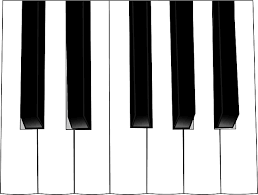
#> input picture IACV/Piano-Keyboard-Analysis-main/data/octave/octava.png, 258 x 195 px, found by its file name
$ python keys_extraction.py   (older library calls are emulated)
#> lines starting #> are read from the running program, lines starting #| are printed output that depends on the picture; after the words box and inside, x2 and y2 are one past the last pixel; in counts of white or black regions, pixels touching at a corner belong together; pictures that were not available may be replaced by others from this repository, and a replacement may not be noted
from copy import deepcopy

import cv2
import skimage.io
import numpy as np
import os
from matplotlib import image, pyplot as plt
import skimage.io
import json
import math
import inspect
from skimage.feature import match_template
from sklearn.cluster import DBSCAN

from logger import logger

import os
import cv2
import numpy as np

def _save_step(name, img):
    os.makedirs("outputs/key_steps", exist_ok=True)
    if img is None:
        return

    # uint8 safety
    if img.dtype != np.uint8:
        img = np.clip(img, 0, 255).astype(np.uint8)

    # grayscale
    if len(img.shape) == 2:
        cv2.imwrite(f"outputs/key_steps/{name}.png", img)
        return

    # RGB/RGBA -> BGR for OpenCV saving
    if img.shape[2] == 4:
        out = cv2.cvtColor(img, cv2.COLOR_RGBA2BGR)
    else:
        out = cv2.cvtColor(img, cv2.COLOR_RGB2BGR)

    cv2.imwrite(f"outputs/key_steps/{name}.png", out)

import json
import os

# [10 lines left out: function _save_roi_json, not called in this run]


class Key:
    def __init__(self, key_img, y_ul, x_ul, y_dr, x_dr, name):
        self.y_ul = y_ul
        self.x_ul = x_ul
        self.y_dr = y_dr
        self.x_dr = x_dr

        self.key_img = key_img
        self.name = name

    # [6 lines left out: function coords, not called in this run]

    def image(self):
        return self.key_img

    def __str__(self):
        return self.name


class WhiteKey(Key):
    def __init__(self, key_img, y_ul, x_ul, y_dr, x_dr, name):
        super().__init__(key_img, y_ul, x_ul, y_dr, x_dr, name)
        if self.name[0] in "CDFGA":
            self.black_is_next = True
        else:
            self.black_is_next = False


class BlackKey(Key):
    def __init__(self, key_img, y_ul, x_ul, y_dr, x_dr, name):
        super().__init__(key_img, y_ul, x_ul, y_dr, x_dr, name)


def _key_to_dict(k: Key):
    y1, x1, y2, x2 = k.coords()
    return {"y_ul": int(y1), "x_ul": int(x1), "y_dr": int(y2), "x_dr": int(x2), "name": str(k.name)}

# [19 lines left out: functions _save_keys_json, _load_keys_json, not called in this run]


key_names = {
    0: "C",
    1: "D",
    2: "E",
    3: "F",
    4: "G",
    5: "A",
    6: "B",
}


class KeysExtractorThroughLines:
    def __init__(self):
        self.logger = logger

        ref_piano_path = os.path.join("data", "octave", "octava.png")
        ref_piano = skimage.io.imread(ref_piano_path)
        self.ref_piano = cv2.cvtColor(ref_piano, cv2.COLOR_RGB2GRAY)
        self.logger.info("Keys Extractor created")
        self.debug = True
        self.cache_white_json = "data/octave/octava_w.json"
        self.cache_black_json = "data/octave/octava_b.json"
        self.cache_enabled = True


    def rotate_image(self, image, angle):
        image_center = tuple(np.array(image.shape[1::-1]) / 2)
        rot_mat = cv2.getRotationMatrix2D(image_center, angle, 1.0)
        result = cv2.warpAffine(image, rot_mat, image.shape[1::-1], flags=cv2.INTER_LINEAR)
        return result

    def _find_piano_contour(self, image):
        image_gray = cv2.cvtColor(image, cv2.COLOR_RGB2GRAY)
        mask = cv2.adaptiveThreshold(image_gray, 255,
                                     cv2.ADAPTIVE_THRESH_MEAN_C, cv2.THRESH_BINARY_INV, 21, 10)

        contours, hierarchy = cv2.findContours(mask,
                                               cv2.RETR_CCOMP, cv2.CHAIN_APPROX_SIMPLE)

        # find the biggest countour (c) by the area
        c = max(contours, key=cv2.contourArea)

        return image_gray, c

    def _draw_contour(self, image, c):
        x, y, w, h = cv2.boundingRect(c)

        # draw the biggest contour (c) in green
        cv2.rectangle(image, (x, y), (x + w, y + h), (0, 255, 0), 2)
        return x, y, w, h

    def _create_piano_masked(self, image, c):
        mask = np.zeros_like(image)
        x, y, w, h = cv2.boundingRect(c)

        # draw the biggest contour (c) in green
        mask = cv2.rectangle(mask, (x, y), (x + w, y + h), 255, -1)
        image[mask == 0] = 0

        return image

    def _find_contour_angle(self, image, c):
        center, hw, angle = cv2.minAreaRect(c)
        h, w = hw

        if w > h:
            angle = 90 + angle

        self.logger.debug(f"Found h of contour is {np.round(h, 2)} px, width is {np.round(w, 2)} px")
        self.logger.debug(f"Found angle of contour is {np.round(angle, 2)} degrees")

        return angle
        # box = cv2.boxPoints(rect)

    # [86 lines left out: functions _find_kp, build_homography, _calculate_similarity, _make_white_key_obj, not called in this run]


    def _build_white_keys_from_boundaries(self, roi_gray, x_off, y_off, yk0, yk1, boundaries, n_white=52):
        h, w = roi_gray.shape
        y1 = max(0, int(yk0))
        y2 = min(h - 1, int(yk1))

        b = np.clip(np.asarray(boundaries, dtype=np.int32), 0, w - 1)
        b = np.unique(np.sort(b))

        if len(b) >= 2:
            diffs = np.diff(b).astype(np.float32)
            diffs = diffs[(diffs > 4) & (diffs < 200)]
            if len(diffs) > 0:
                step = float(np.median(diffs))
            else:
                step = w / float(n_white)
        else:
            step = w / float(n_white)

        out = []
        if len(b) > 0 and b[0] > 0.6 * step:
            out.append(0)
        elif len(b) > 0:
            out.append(int(b[0]))
        else:
            out.append(0)

        cur = out[0]
        for _ in range(n_white):
            target = cur + step
            cand = b[(b > cur + 0.3 * step) & (b < cur + 1.7 * step)]
            if len(cand) > 0:
                nxt = int(cand[np.argmin(np.abs(cand - target))])
            else:
                nxt = int(round(target))
            out.append(nxt)
            cur = nxt

        b = np.clip(np.array(out, dtype=np.int32), 0, w - 1)
        for i in range(1, len(b)):
            if b[i] <= b[i - 1]:
                b[i] = min(w - 1, b[i - 1] + 1)

        white_keys = {}
        for i in range(len(b) - 1):
            x1, x2 = int(b[i]), int(b[i + 1])
            if x2 <= x1 + 2:
                continue
            name = f"W_{i}"
            white_keys[name] = WhiteKey(
                roi_gray[y1:y2, x1:x2],
                int(y_off + y1), int(x_off + x1),
                int(y_off + y2), int(x_off + x2),
                name
            )

        return white_keys


    # [156 lines left out: function _find_white_keys_coords, not called in this run]

    def _keyboard_band_from_vertical_edges(self, roi_gray):
        gx = cv2.Sobel(roi_gray, cv2.CV_32F, 1, 0, ksize=3)
        gx = np.abs(gx)

        row_energy = gx.mean(axis=1)
        row_energy = cv2.GaussianBlur(row_energy.reshape(-1, 1), (1, 31), 0).ravel()

        thr = 0.35 * row_energy.max()
        idx = np.where(row_energy > thr)[0]
        if len(idx) < 10:
            h = roi_gray.shape[0]
            return int(0.25 * h), int(0.80 * h)

        starts = [idx[0]]
        ends = []
        for i in range(1, len(idx)):
            if idx[i] != idx[i - 1] + 1:
                ends.append(idx[i - 1])
                starts.append(idx[i])
        ends.append(idx[-1])

        lengths = [e - s for s, e in zip(starts, ends)]
        k = int(np.argmax(lengths))
        y0, y1 = int(starts[k]), int(ends[k])

        pad = int(0.05 * (y1 - y0 + 1))
        y0 = max(0, y0 - pad)
        y1 = min(roi_gray.shape[0] - 1, y1 + pad)
        return y0, y1

    # [168 lines left out: functions _split_wide_blob, _local_percentile_bw, _tighten_black_bbox, _find_black_keys_by_contours, not called in this run]

    def _find_white_keys_w(self, image, yk0, yk1, n_white=52):
        """
        image: grayscale ROI (uint8)
        returns: boundaries (x positions), length n_white+1
        Robust: grid-first (w/52), peaks only for snapping.
        """

        # 1) smooth + boost contrast
        gray = cv2.GaussianBlur(image, (5, 5), 0)
        clahe = cv2.createCLAHE(clipLimit=2.0, tileGridSize=(8, 8))
        gray = clahe.apply(gray)

        # 2) vertical edges only (Sobel x)
        gx = cv2.Sobel(gray, cv2.CV_32F, 1, 0, ksize=3)
        gx = np.abs(gx)

        # 3) use only the key area (lower part of the keyboard band)
        h, w = gx.shape
        band_h = (yk1 - yk0 + 1)

        y1 = yk0 + int(0.65 * band_h)
        y2 = yk0 + int(0.98 * band_h)
        y1 = max(0, min(h - 1, y1))
        y2 = max(0, min(h, y2))
        gx_roi = gx[y1:y2, :]

        # 4) vertical projection
        proj = gx_roi.sum(axis=0)
        proj = proj / (proj.max() + 1e-9)
        proj = cv2.GaussianBlur(proj.reshape(1, -1), (1, 31), 0).ravel()

        # ---- expected grid step ----
        step0 = w / float(n_white)
        min_dist = int(max(3, 0.5 * step0))
        snap_r = 0.35 * step0

        # 5) collect peak candidates (simple local maxima)
        thr = 0.20 * proj.max()
        cand = []
        for x in range(2, w - 2):
            if proj[x] > thr and proj[x] >= proj[x - 1] and proj[x] >= proj[x + 1]:
                cand.append(x)
        cand = np.array(cand, dtype=np.int32)

        # 6) non-maximum suppression so peaks aren't too dense
        if cand.size > 0:
            order = cand[np.argsort(proj[cand])[::-1]]
            kept = []
            for x in order:
                if all(abs(x - k) >= min_dist for k in kept):
                    kept.append(int(x))
            kept = np.array(sorted(kept), dtype=np.int32)
        else:
            kept = np.array([], dtype=np.int32)

        # 7) choose best phase offset for the grid (maximize proj on boundaries)
        offsets = np.linspace(0.0, max(1.0, step0 - 1.0), 25)
        best_off, best_score = 0.0, -1.0
        for off in offsets:
            xs = off + np.arange(0, n_white + 1) * step0
            xi = np.clip(xs.astype(np.int32), 0, w - 1)
            score = float(proj[xi].sum())
            if score > best_score:
                best_score, best_off = score, off

        grid = best_off + np.arange(0, n_white + 1) * step0

        # 8) snap each grid boundary to nearest strong peak (if any)
        out = []
        for g in grid:
            if kept.size > 0:
                near = kept[np.abs(kept - g) <= snap_r]
            else:
                near = np.array([], dtype=np.int32)

            if near.size > 0:
                x = int(near[np.argmax(proj[near])])
            else:
                x = int(round(g))
            out.append(x)

        out = np.array(out, dtype=np.int32)
        out[0] = 0
        out[-1] = w - 1
        out = np.clip(out, 0, w - 1)

        # enforce strictly increasing
        for i in range(1, len(out)):
            if out[i] <= out[i - 1]:
                out[i] = min(w - 1, out[i - 1] + 1)

        return out


    def _find_orientation(self, image, y, h):
        mask = cv2.adaptiveThreshold(image, 255,
                                     cv2.ADAPTIVE_THRESH_MEAN_C, cv2.THRESH_BINARY, 21, 10)
        _save_step("04_white_width_mask", mask)

        rows_max = np.mean(mask, axis=1)
        rows_piano = rows_max[y:y + h]
        first_part_mean = np.mean(rows_piano[:len(rows_piano) // 2])
        second_part_mean = np.mean(rows_piano[len(rows_piano) // 2:])

        if second_part_mean < first_part_mean:
            return False

        return True

    def __call__(self, image: np.ndarray):
        """
        this method will return coordinates of white
        and black keys in the current image
        (the image should be without hands!) """

        if self.debug:
            # simulate rotated image
            image = self.rotate_image(image, 0)

        to_draw_img = deepcopy(image)
        _save_step("01_full_input", image)

        # find the initial piano contour
        image_gray, c = self._find_piano_contour(image)

        # define the rotation angle of the contour
        angle = self._find_contour_angle(image_gray, c)

        # rotate image on this angle
        image = self.rotate_image(image, angle)

        to_draw_img = self.rotate_image(to_draw_img, angle)

        # find the new (angle is 0) piano contour
        image_gray, c = self._find_piano_contour(image)

        # draw piano contour on image
        x, y, w, h = self._draw_contour(image, c)
        _save_step("02_roi_box", image)

        # delete irrelevant info from image
        masked_piano = self._create_piano_masked(image_gray, c)
        _save_step("03_masked_piano", masked_piano)

        # if the piano is upside-down, it should be rotated by 180 degrees
        is_correct_orientation = self._find_orientation(masked_piano, y, h)

        if not is_correct_orientation:
            masked_piano = self.rotate_image(masked_piano, 180)
            to_draw_img = self.rotate_image(to_draw_img, 180)
            angle += 180

        # build a tight ROI from masked_piano to kill black padding
        ys, xs = np.where(masked_piano > 5)
        if len(ys) == 0 or len(xs) == 0:
            raise ValueError("No non-zero pixels found in masked piano ROI.")

        y0, y1 = ys.min(), ys.max()
        x0, x1 = xs.min(), xs.max()

        roi_gray = masked_piano[y0:y1 + 1, x0:x1 + 1]
        roi_rgb = to_draw_img[y0:y1 + 1, x0:x1 + 1]
        _save_step("03b_tight_roi", roi_rgb)

        yk0, yk1 = self._keyboard_band_from_vertical_edges(roi_gray)

        dbg = cv2.cvtColor(roi_gray, cv2.COLOR_GRAY2RGB)
        cv2.rectangle(dbg, (0, yk0), (roi_gray.shape[1] - 1, yk1), (0, 255, 0), 2)
        _save_step("03c_keyboard_band", dbg)

        boundaries = self._find_white_keys_w(roi_gray, yk0, yk1)

        white_keys_coords = self._build_white_keys_from_boundaries(
            roi_gray, x0, y0, yk0, yk1, boundaries, n_white=52
        )

        # masked_piano is grayscale ROI with background removed
        # to_draw_img is rotated full image used for overlays

        if self.cache_enabled and os.path.exists(self.cache_white_json) and os.path.exists(self.cache_black_json):
            # Cached mode: JSON is loaded and drawn on full image
            white_keys_coords = _load_keys_json(self.cache_white_json, WhiteKey, masked_piano)
            black_keys_coords = _load_keys_json(self.cache_black_json, BlackKey, masked_piano)
            angle_out = angle
        else:
            # Normal mode: detection is performed
            masked_piano, white_key_w = self._find_white_keys_w(masked_piano)
            white_key_h = int(0.95 * h)

            white_keys_coords = self._build_white_keys_grid(x, y, w, h, white_key_w, white_key_h, masked_piano)
            black_key_w = self._find_black_keys_w(masked_piano, x, y, w, h, white_key_h, white_keys_coords)
            black_keys_coords = self._find_black_keys_coords(masked_piano, black_key_w, white_keys_coords)

            # Save JSON outputs from detector
            _save_keys_json(white_keys_coords, self.cache_white_json)
            _save_keys_json(black_keys_coords, self.cache_black_json)
            angle_out = angle

        # ---- overlays (always produced) ----
        white_vis = deepcopy(to_draw_img)
        if len(white_vis.shape) == 2:
            white_vis = cv2.cvtColor(white_vis, cv2.COLOR_GRAY2RGB)
        for k in white_keys_coords.values():
            y1, x1, y2, x2 = k.coords()
            cv2.rectangle(white_vis, (x1, y1), (x2, y2), (0, 255, 0), 2)
        _save_step("05_white_keys_only", white_vis)


        # find h and w of black keys
        black_key_w = self._find_black_keys_w(masked_piano, x, y, w, h, white_key_h, white_keys_coords)
        black_keys_coords = self._find_black_keys_coords(masked_piano, black_key_w, white_keys_coords)

        # black-only overlay
        black_vis = deepcopy(to_draw_img)
        if len(black_vis.shape) == 2:
            black_vis = cv2.cvtColor(black_vis, cv2.COLOR_GRAY2RGB)
        for k in black_keys_coords.values():
            y1, x1, y2, x2 = k.coords()
            cv2.rectangle(black_vis, (x1, y1), (x2, y2), (0, 0, 255), 2)
        _save_step("06_black_keys_only", black_vis)

        final_vis = deepcopy(white_vis)
        for k in black_keys_coords.values():
            y1, x1, y2, x2 = k.coords()
            cv2.rectangle(final_vis, (x1, y1), (x2, y2), (0, 0, 255), 2)
        _save_step("07_final_white_black", final_vis)

        x, y, w, h = self._draw_contour(image, c)
        _save_roi_json(x, y, w, h)


        return white_keys_coords, black_keys_coords, angle_out


def main():
    """
    test KeysExtractorThroughLines and other extractors here
    :return:
    """
    keys_extractor = KeysExtractorThroughLines()
#> in __init__, ref_piano is the input picture: shape (195, 258, 3); mean R, G, B 175.9, 175.9, 175.9
    img_path = os.path.join("data", "frames", "piano_video_1", "cleaned", "cleaned_frame_2.png")
    image = skimage.io.imread(img_path)
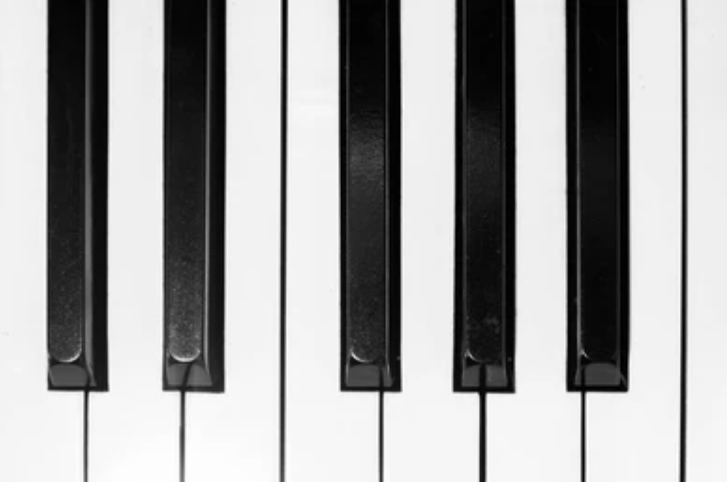
#> input picture IACV/Piano-Keyboard-Analysis-main/data/octave/octave.png, 727 x 482 px, given in place of cleaned_frame_2.png, which was not available
#> image is the input picture: shape (482, 727, 4); mean R, G, B, A 162.8, 162.8, 162.8, 255

    keys_extractor(image)
#> in _find_piano_contour, `mask = cv2.adaptiveThreshold(image_gray, 255, cv2.ADAPTIVE_THRESH_MEAN..`:
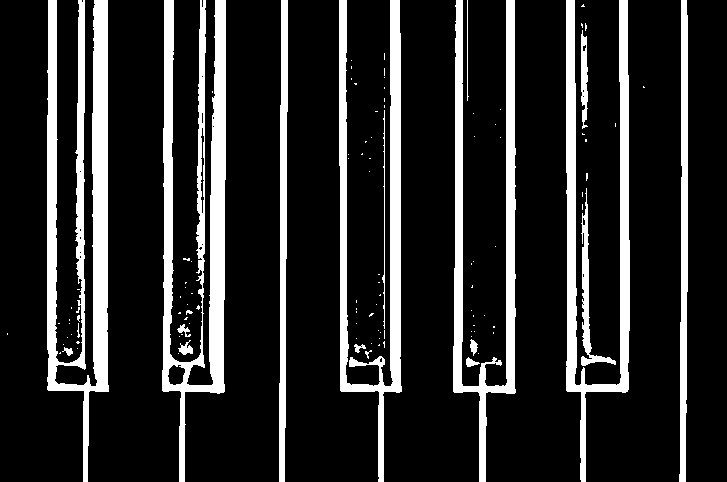
#> mask: shape (482, 727); 16.7% white; 113 white regions (93 under 20 px)
#> in _find_piano_contour, `contours, hierarchy = cv2.findContours(mask, cv2.RETR_CCOMP, cv2.CHAIN..`: contours = 134 contours, 114 with area under 20; largest, box (x1, y1, x2, y2) and area: (47, 0, 109, 482) 11491, (162, 0, 226, 482) 10962, (339, 0, 402, 482) 7282, (566, 0, 630, 482) 7280, (453, 0, 516, 482) 6974
#> in _find_piano_contour, `c = max(contours, key=cv2.contourArea)`: c = contour of 360 points, box (x1, y1, x2, y2) (47, 0, 109, 482), area 11491
#> in _find_contour_angle, `center, hw, angle = cv2.minAreaRect(c)`: center = (77.5, 240.5); hw = (481, 61); angle = -90
#> in _find_contour_angle, `h, w = hw`: h = 481; w = 61
#> in __call__, `angle = self._find_contour_angle(image_gray, c)`: angle = -90
#> in _find_piano_contour (call 2), `mask = cv2.adaptiveThreshold(image_gray, 255, cv2.ADAPTIVE_THRESH_MEAN..`:
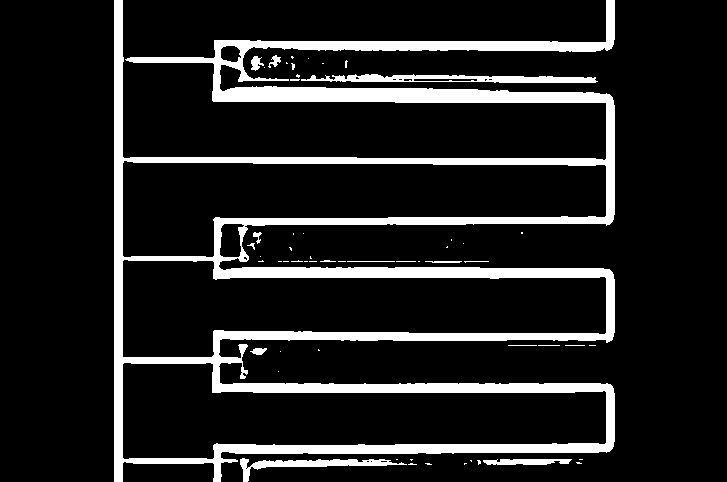
#> mask: shape (482, 727); 12.8% white; 56 white regions (39 under 20 px)
#> in _find_piano_contour (call 2), `contours, hierarchy = cv2.findContours(mask, cv2.RETR_CCOMP, cv2.CHAIN..`: contours = 73 contours, 57 with area under 20; largest, box (x1, y1, x2, y2) and area: (114, 0, 615, 482) 126702, (122, 259, 607, 358) 30526, (122, 160, 607, 258) 29826, (122, 362, 607, 460) 29246, (301, 74, 598, 83) 1482
#> in _find_piano_contour (call 2), `c = max(contours, key=cv2.contourArea)`: c = contour of 663 points, box (x1, y1, x2, y2) (114, 0, 615, 482), area 126702
#> in _draw_contour, `x, y, w, h = cv2.boundingRect(c)`: x = 114; y = 0; w = 501; h = 482
#> in _draw_contour, `cv2.rectangle(image, (x, y), (x + w, y + h), (0, 255, 0), 2)`:
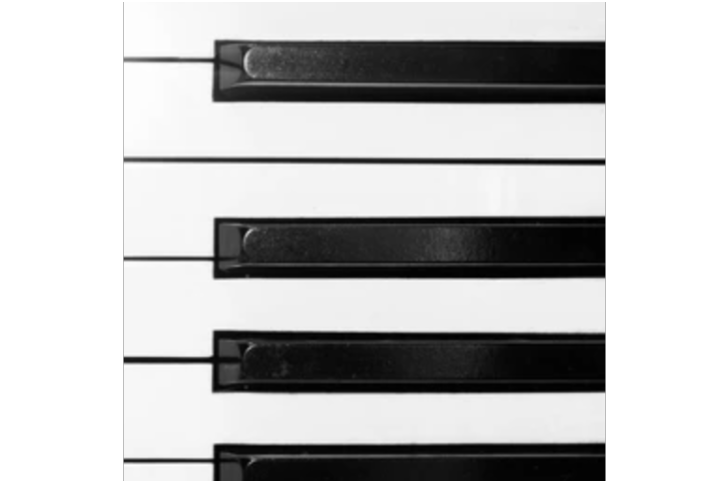
#> image: shape (482, 727, 4); mean R, G, B, A 103.3, 106.5, 103.3, 168; transparent parts drawn white
#> in __call__, `x, y, w, h = self._draw_contour(image, c)`: x = 114; y = 0; w = 501; h = 482
#> in _create_piano_masked, `x, y, w, h = cv2.boundingRect(c)`: x = 114; y = 0; w = 501; h = 482
#> in _create_piano_masked, `mask = cv2.rectangle(mask, (x, y), (x + w, y + h), 255, -1)`:
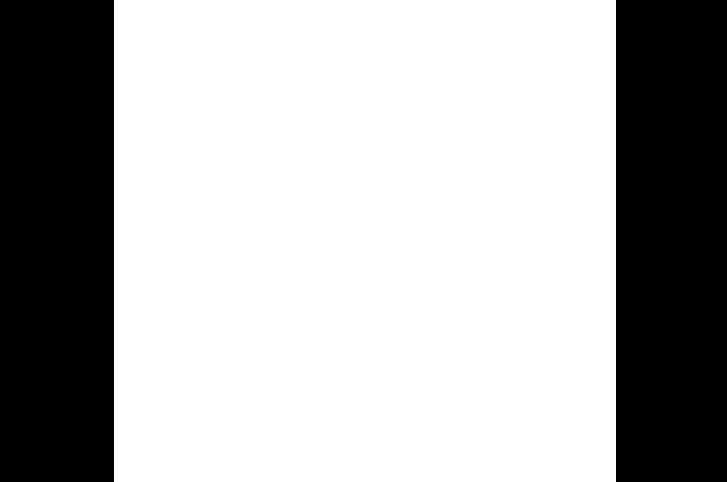
#> mask: shape (482, 727); 69.1% white; 2 black regions, box (x1, y1, x2, y2) and area: (0, 0, 114, 482) 54948, (616, 0, 727, 482) 53502
#> in _find_orientation, `rows_max = np.mean(mask, axis=1)`: rows_max = 482 values, max 250.1 at index 265, min 79.27 at index 160, mean 222.4
#> in _find_orientation, `rows_piano = rows_max[y:y + h]`: rows_piano has the same summary as rows_max
#> in _find_orientation, `first_part_mean = np.mean(rows_piano[:len(rows_piano) // 2])`: first_part_mean = 223
#> in _find_orientation, `second_part_mean = np.mean(rows_piano[len(rows_piano) // 2:])`: second_part_mean = 221.7
#> in __call__, `is_correct_orientation = self._find_orientation(masked_piano, y, h)`: is_correct_orientation = False
#> in rotate_image (call 5), `result = cv2.warpAffine(image, rot_mat, image.shape[1::-1], flags=cv2...`:
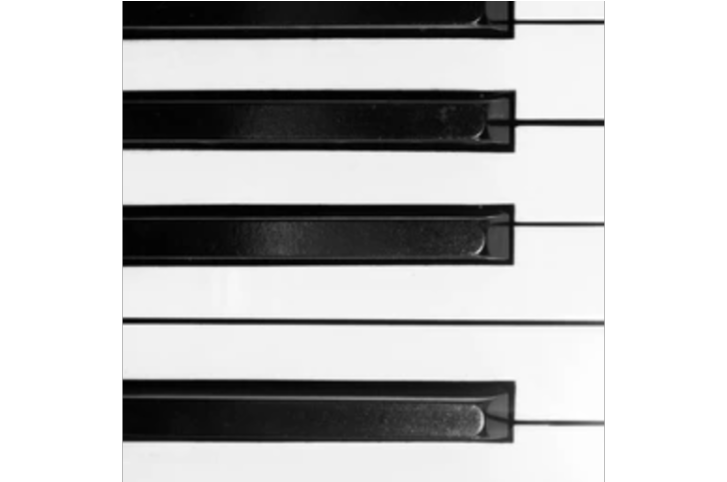
#> result: shape (482, 727, 4); mean R, G, B, A 103.7, 103.7, 103.7, 168.7; transparent parts drawn white
#> in __call__, `angle += 180`: angle = 90
#> in __call__, `y0, y1 = ys.min(), ys.max()`: y0 = 1; y1 = 481
#> in __call__, `x0, x1 = xs.min(), xs.max()`: x0 = 122; x1 = 604
#> in _keyboard_band_from_vertical_edges, `gx = cv2.Sobel(roi_gray, cv2.CV_32F, 1, 0, ksize=3)`:
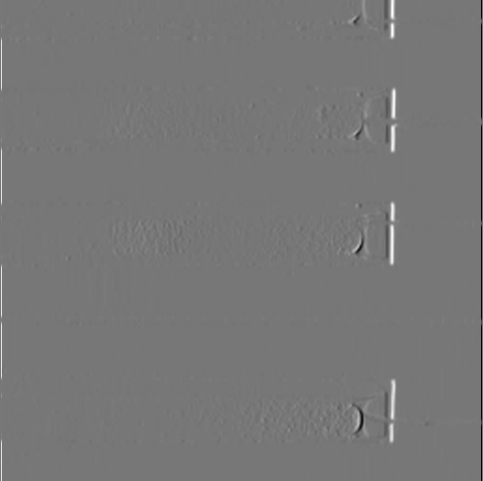
#> gx: shape (481, 483) float32; min -508, max 579, mean 1.4; drawn with min black and max white
#> in _keyboard_band_from_vertical_edges, `row_energy = gx.mean(axis=1)`: row_energy = 481 values, max 17.42 at index 249, min 2.15 at index 172, mean 6.22
#> (the rest of the program and of its run is left out)
